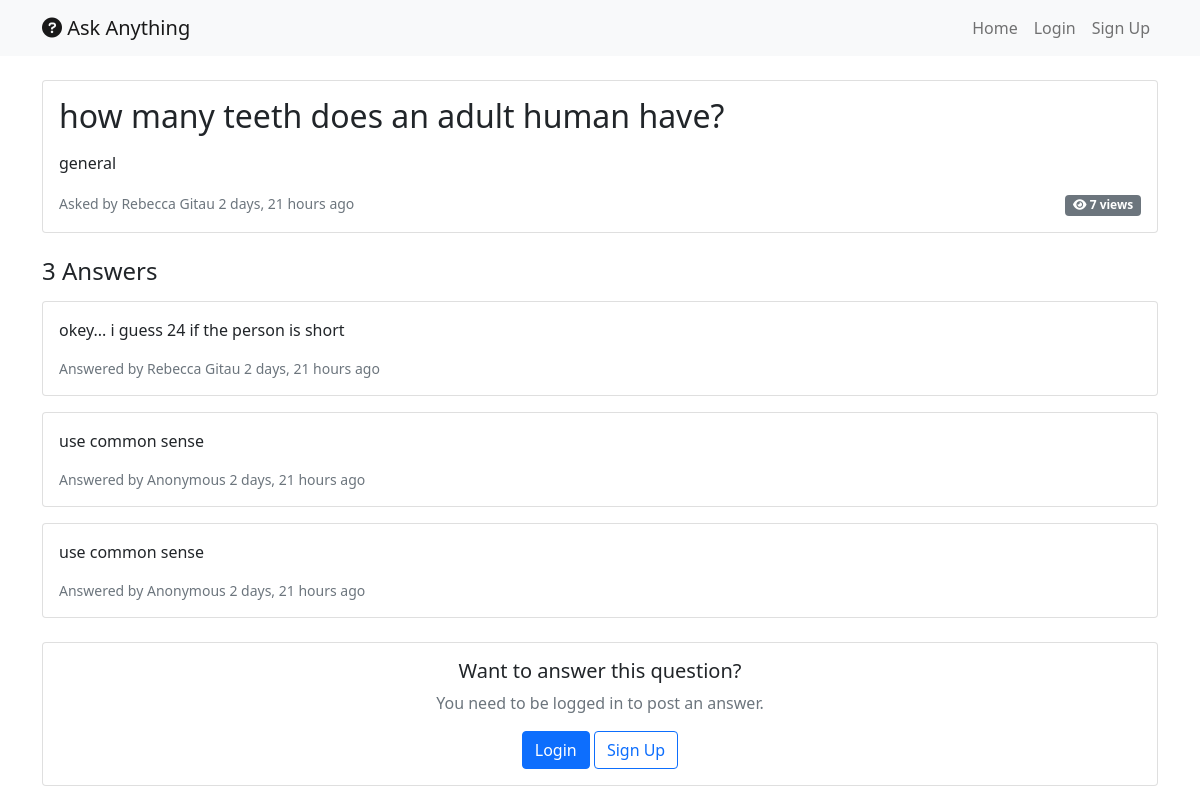
The app's page /myapp/question/1/, older data.
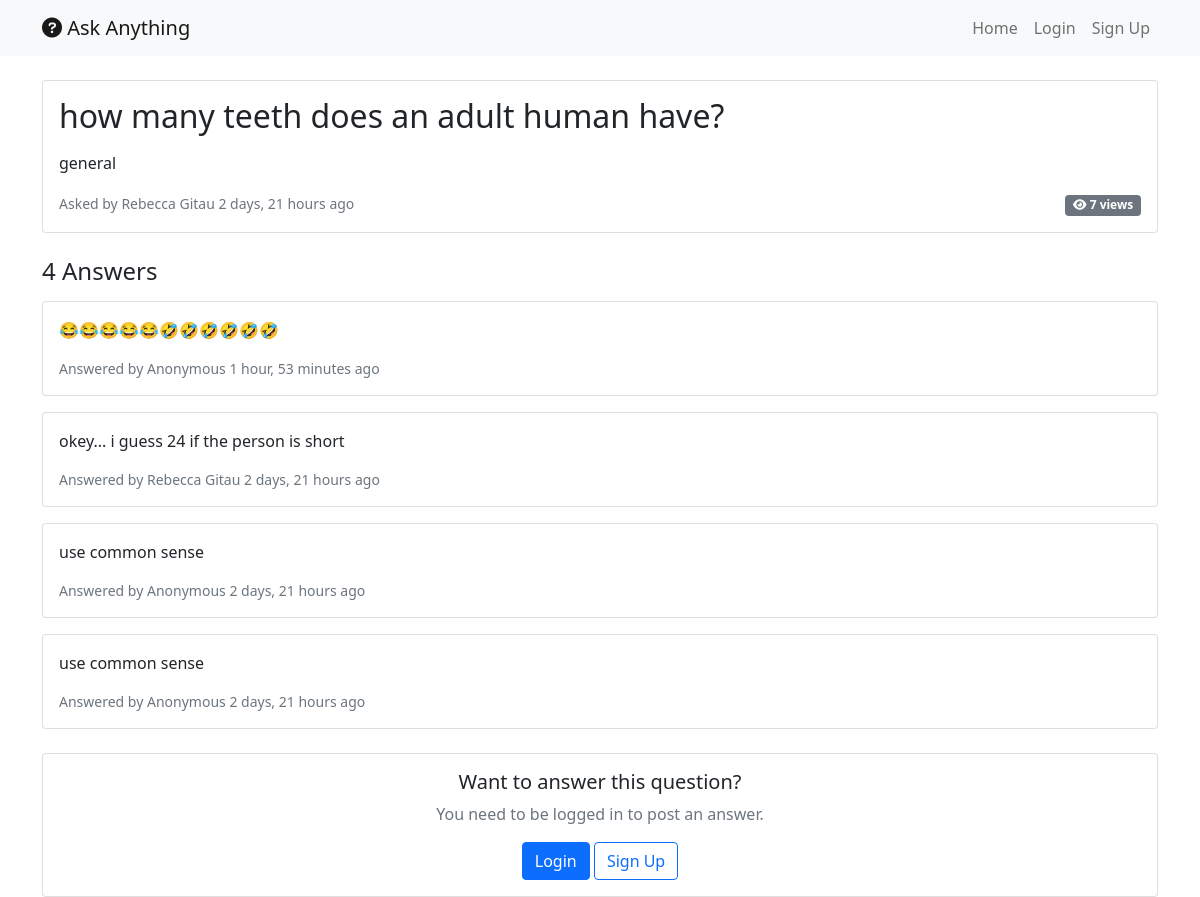
The same page, newer data.
### myapp/models.py (models this page shows, shortened)
class Answer(models.Model):
    question = models.ForeignKey(Question, on_delete=models.CASCADE, related_name='answers')
    content = models.TextField()
    author = models.ForeignKey(User, on_delete=models.CASCADE, related_name='answers')
    created_at = models.DateTimeField(auto_now_add=True)
    updated_at = models.DateTimeField(auto_now=True)
    is_anonymous = models.BooleanField(default=False)
    is_accepted = models.BooleanField(default=False)
    class Meta:
        ordering = ['-created_at']

### accounts/models.py (models this page shows, shortened)
class CustomUser(AbstractUser):
    email = models.EmailField(unique=True)
    first_name = models.CharField(max_length=30)
    last_name = models.CharField(max_length=30)
    bio = models.TextField(max_length=500, blank=True)
    profile_picture = models.ImageField(upload_to='profiles/', blank=True, null=True)
    date_joined = models.DateTimeField(auto_now_add=True)
    is_verified = models.BooleanField(default=False)
    USERNAME_FIELD = 'username'
    REQUIRED_FIELDS = ['email', 'first_name', 'last_name']

### myapp/views.py (the view)
# urls.py: path('question/<int:pk>/', views.question_detail, name='question_detail'),
def question_detail(request, pk):
    question = get_object_or_404(Question, pk=pk)
    answers = Answer.objects.filter(question=question)
    if request.method == 'POST' and request.user.is_authenticated:
        form = AnswerForm(request.POST)
        if form.is_valid():
            answer = form.save(commit=False)
            answer.author = request.user
            answer.question = question
            answer.save()
            return redirect('myapp:question_detail', pk=question.pk)
    else:
        form = AnswerForm() if request.user.is_authenticated else None
    context = {
        'question': question,
        'answers': answers,
        'form': form,
    }
    return render(request, 'myapp/question_detail.html', context)

### myapp/templates/myapp/question_detail.html (shortened to what the changed rows need)
<!DOCTYPE html>
<html lang="en">
<head>
    <link href="https://cdn.jsdelivr.net/npm/bootstrap@5.1.3/dist/css/bootstrap.min.css" rel="stylesheet">
    <link href="https://cdnjs.cloudflare.com/ajax/libs/font-awesome/6.0.0/css/all.min.css" rel="stylesheet">
</head>
<body>
    <div class="container mt-4">
        <div class="card">
            <div class="card-body">
                <h2>{{ question.title }}</h2>
            </div>
        </div>
        <div class="mt-4">
            <h4>{{ answers|length }} Answer{{ answers|length|pluralize }}</h4>
            {% for answer in answers %}
                <div class="card mt-3">
                    <div class="card-body">
                        <p>{{ answer.content }}</p>
                        <div class="d-flex justify-content-between align-items-center">
                            <small class="text-muted">
                                Answered by
                                {% if answer.is_anonymous %}
                                    Anonymous
                                {% else %}
                                    {{ answer.author.first_name }} {{ answer.author.last_name }}
                                {% endif %}
                                {{ answer.created_at|timesince }} ago
                            </small>
                        </div>
                    </div>
                </div>
            {% empty %}
                <div class="text-center py-4">
                    <i class="fas fa-comments fa-3x text-muted mb-3"></i>
                    <h5>No answers yet</h5>
                    <p class="text-muted">Be the first to answer this question!</p>
                </div>
            {% endfor %}
        </div>
    </div>
</body>
</html>

Row changes from the older to the newer data that the page shows:
added Answer: content "😂😂😂😂😂🤣🤣🤣🤣🤣🤣", is_anonymous "Anonymous", created_at "1 hour, 53 minutes"
Text that changed along with them:
{{ answers|length }}: "3" → "4"
